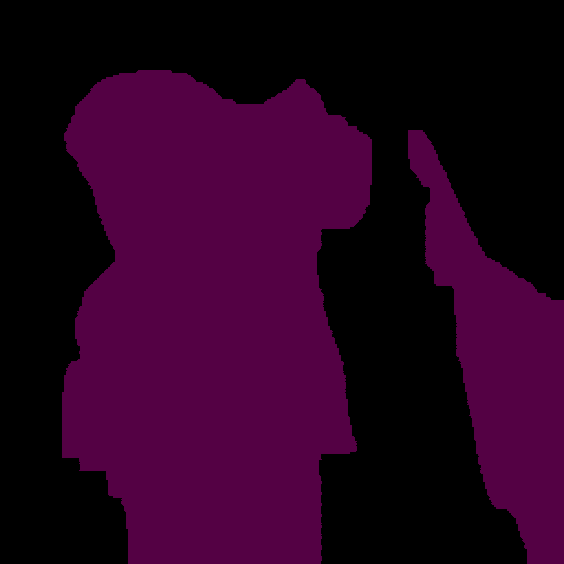
#> input picture mp4/overlay_0.png, 564 x 564 px
$ python -i main.py   (imports and definitions only)   (Python 2 division)
#> lines starting #> are read from the running program, lines starting #| are printed output that depends on the picture; after the words box and inside, x2 and y2 are one past the last pixel; in counts of white or black regions, pixels touching at a corner belong together
import gradio as gr
import cv2
import imageio
import numpy as np
import networkx as nx
import matplotlib.pyplot as plt
from sklearn.mixture import GaussianMixture
from scipy.ndimage import distance_transform_edt

import logging
from rich.logging import RichHandler

FORMAT = "%(message)s"
# [3 lines not run here, left out]
logger = logging.getLogger("rich")

# [89 lines left out: functions find_nearest_value_dist, create_graph, segment_image, not called in this run]

def process(input, max_size=256):
    ori_image = input['background'][:,:,:3]
    mask = input['layers'][0][:,:,-1]>0

    fg_gmm = GaussianMixture(n_components=2, random_state=0)
    bg_gmm = GaussianMixture(n_components=2, random_state=0)
    fg_data = ori_image[mask] / 255.
    bg_data = ori_image[~mask] / 255.
    fg_gmm.fit(fg_data)
    bg_gmm.fit(bg_data)

    gmm_model = {
        'fg': fg_gmm,
        'bg': bg_gmm
    }

    # Resize the image if it is too large
    if max(ori_image.shape[:2]) > max_size:
        scale = max_size / max(ori_image.shape[:2])
        image = cv2.resize(ori_image, (0, 0), fx=scale, fy=scale)
        mask = cv2.resize(mask.astype(np.uint8), (0, 0), fx=scale, fy=scale) > 0

    refined_mask = segment_image(image, gmm_model=gmm_model)
    mask = cv2.resize(refined_mask.astype(np.uint8), ori_image.shape[:2][::-1]) == 0
    segmented_image = input['background'].copy()
    segmented_image[mask] = np.concatenate([segmented_image[mask][:,:3],
                                            32*np.ones((segmented_image[mask].shape[0], 1), dtype=np.uint8)], axis=1)
    return segmented_image

# [12 lines not run here, left out]

>>> import cv2
>>> picture = cv2.imread('overlay_0.png', cv2.IMREAD_GRAYSCALE)
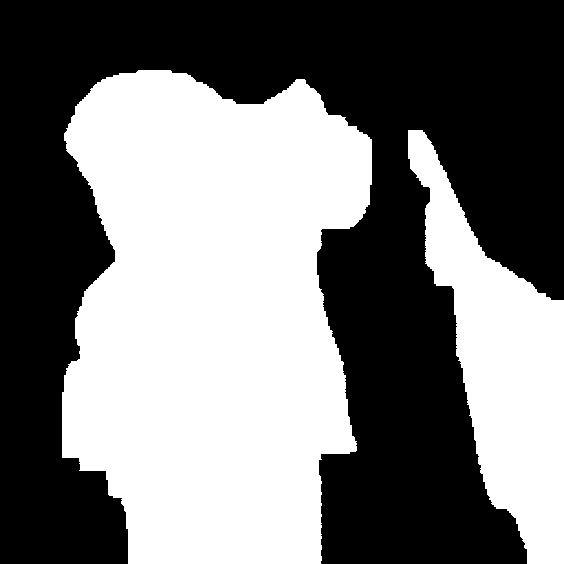
#> picture: shape (564, 564); values 0 (black) and 33 (white), 47.2% white; 2 white regions, box (x1, y1, x2, y2) and area: (62, 70, 372, 564) 119897, (408, 130, 564, 564) 30268
>>> result = process(picture)
#> (the run stopped early here; a loop or call above may not have finished)

$ run again, on mp4/overlay_1.png
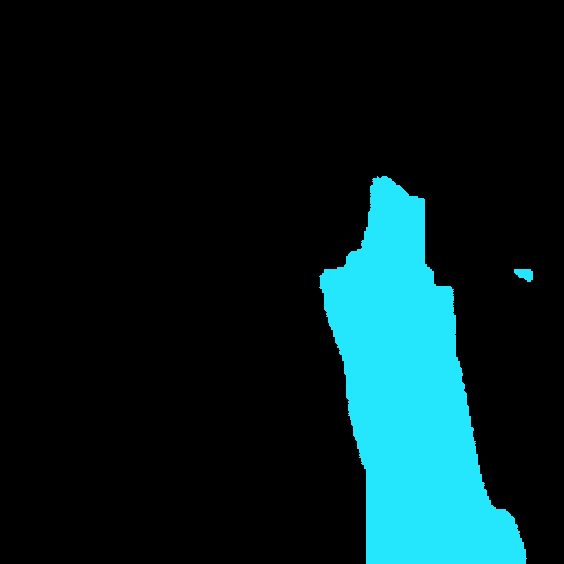
#> input picture mp4/overlay_1.png, 564 x 564 px
#> `picture = cv2.imread('overlay_0.png', cv2.IMREAD_GRAYSCALE)`:
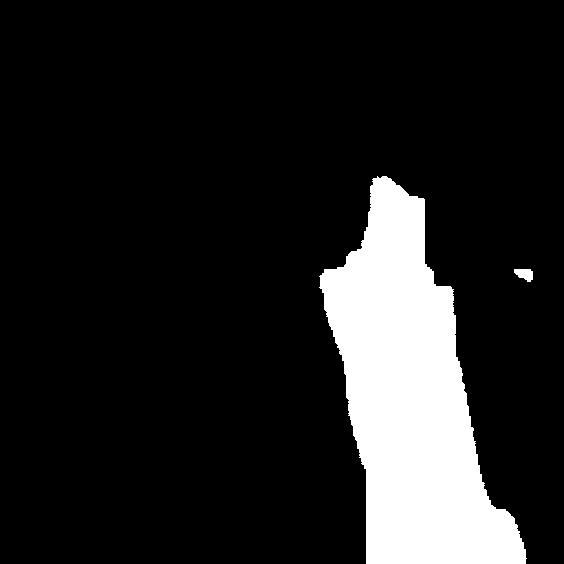
#> picture: shape (564, 564); values 0 (black) and 175 (white), 13.4% white; 2 white regions, box (x1, y1, x2, y2) and area: (319, 176, 527, 564) 42554, (514, 269, 533, 282) 176
